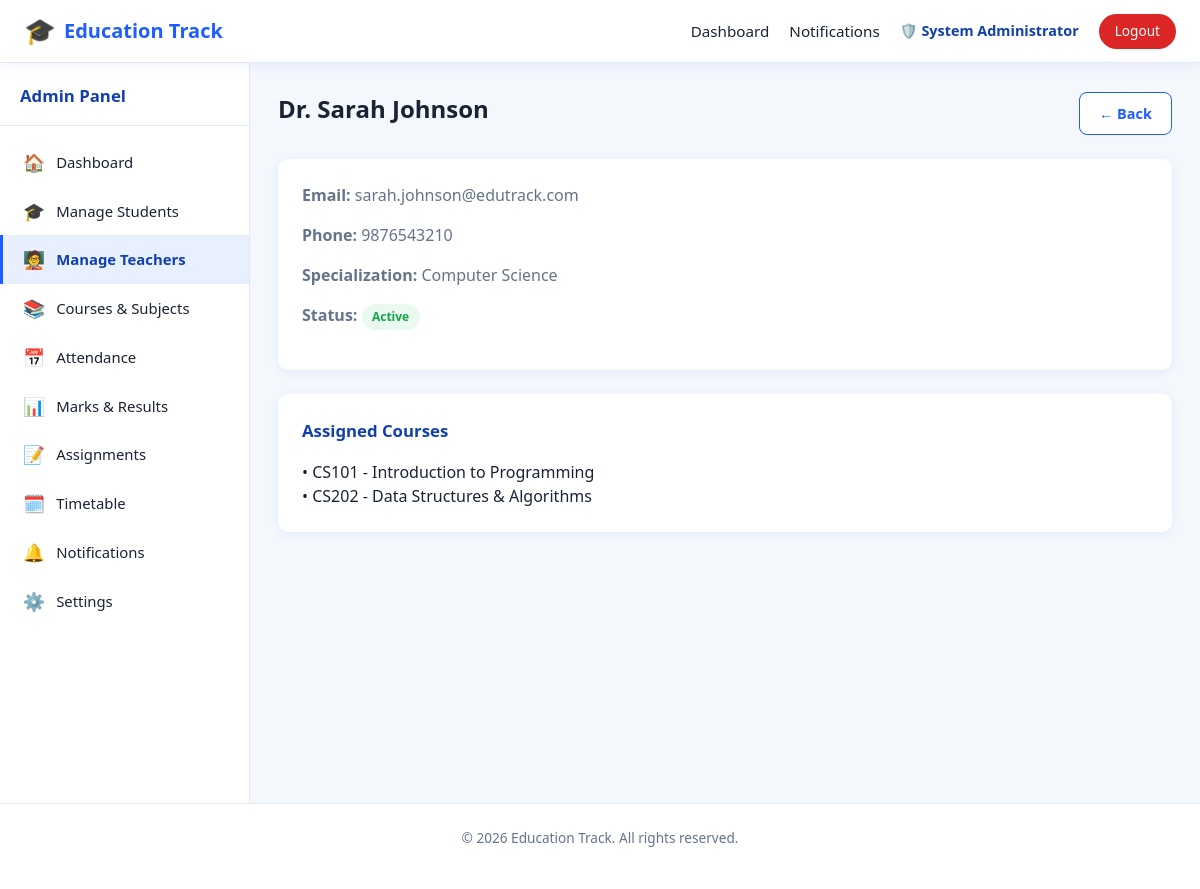
Screenshot of /modules/teacher/view_teacher.php?id=1 (signed in) with the database file from the repository.
### tables this page shows
CREATE TABLE teachers (
    id INT AUTO_INCREMENT PRIMARY KEY,
    full_name VARCHAR(100) NOT NULL,
    email VARCHAR(100) NOT NULL UNIQUE,
    password VARCHAR(255) NOT NULL,
    phone VARCHAR(20),
    specialization VARCHAR(150),
    profile_image VARCHAR(255) DEFAULT 'default.png',
    status ENUM('active','inactive') DEFAULT 'active',
    created_at TIMESTAMP DEFAULT CURRENT_TIMESTAMP
);

CREATE TABLE courses (
    id INT AUTO_INCREMENT PRIMARY KEY,
    course_code VARCHAR(20) NOT NULL UNIQUE,
    course_name VARCHAR(150) NOT NULL,
    description TEXT,
    credits INT DEFAULT 3,
    teacher_id INT NULL,
    created_at TIMESTAMP DEFAULT CURRENT_TIMESTAMP,
    FOREIGN KEY (teacher_id) REFERENCES teachers(id) ON DELETE SET NULL
);

### includes/session.php (called while the page is built, shortened)
<?php
function sanitize(string $value): string
{
    return htmlspecialchars(trim($value), ENT_QUOTES, 'UTF-8');
}

### modules/teacher/view_teacher.php (the view, shortened to what this page needs)
<?php
require_once __DIR__ . '/../../includes/session.php';
$pdo = getDBConnection();
$id = (int) ($_GET['id'] ?? 0);
$stmt = $pdo->prepare('SELECT * FROM teachers WHERE id = :id');
$stmt->execute(['id' => $id]);
$teacher = $stmt->fetch();
$coursesStmt = $pdo->prepare('SELECT course_name, course_code FROM courses WHERE teacher_id = :id');
$coursesStmt->execute(['id' => $id]);
$courses = $coursesStmt->fetchAll();
require_once __DIR__ . '/../../includes/header.php';
require_once __DIR__ . '/../../includes/navbar.php';
?>
<div class="app-layout">
    <?php $sidebarType = 'admin'; $activePage = 'teachers'; require __DIR__ . '/../../includes/sidebar.php'; ?>
    <main class="main-content">
        <div class="page-header">
            <h1><?= sanitize($teacher['full_name']) ?></h1>
            <a href="<?= BASE_URL ?>/admin/teachers.php" class="btn btn-secondary">← Back</a>
        </div>
        <div class="card">
            <p><strong>Email:</strong> <?= sanitize($teacher['email']) ?></p>
            <p><strong>Phone:</strong> <?= sanitize($teacher['phone']) ?></p>
            <p><strong>Specialization:</strong> <?= sanitize($teacher['specialization']) ?></p>
            <p><strong>Status:</strong> <span class="badge <?= $teacher['status']==='active' ? 'badge-success':'badge-danger' ?>"><?= ucfirst($teacher['status']) ?></span></p>
        </div>
        <div class="card">
            <div class="card-title">Assigned Courses</div>
            <?php if (empty($courses)): ?>
                <div class="empty-state">No courses assigned.</div>
            <?php else: ?>
                <ul>
                <?php foreach ($courses as $c): ?>
                    <li>• <?= sanitize($c['course_code']) ?> - <?= sanitize($c['course_name']) ?></li>
                <?php endforeach; ?>
                </ul>
            <?php endif; ?>
        </div>
    </main>
</div>
<?php require_once __DIR__ . '/../../includes/footer.php'; ?>

### assets/css/style.css (style rules this page uses)
:root { --primary: #1e5eff; --primary-dark: #123fb0; --primary-light: #e8f0ff; --secondary: #0ea5e9; --accent: #ffb020; --success: #16a34a; --success-bg: #e9f9ef; --danger: #dc2626; --danger-bg: #fdecec; --warning: #d97706; --warning-bg: #fff7e6; --text-dark: #1a2333; --text-muted: #64748b; --white: #ffffff; --bg-light: #f4f7fc; --border: #e2e8f0; --radius: 10px; --shadow: 0 2px 10px rgba(30, 94, 255, 0.08); --shadow-lg: 0 8px 30px rgba(30, 94, 255, 0.12); --sidebar-width: 250px; }
* { box-sizing: border-box; }
html, body { margin: 0; padding: 0; font-family: 'Segoe UI', Roboto, Helvetica, Arial, sans-serif; background: var(--bg-light); color: var(--text-dark); line-height: 1.5; }
a { text-decoration: none; color: inherit; }
ul { list-style: none; margin: 0; padding: 0; }
h1, h2, h3, h4 { margin: 0 0 .5rem; color: var(--text-dark); }
p { margin: 0 0 1rem; color: var(--text-muted); }
.app-layout { display: flex; min-height: calc(100vh - 60px); max-width: 1500px; margin: 0 auto; }
.main-content { flex: 1; padding: 1.75rem; min-width: 0; }
.page-header { display: flex; justify-content: space-between; align-items: center; flex-wrap: wrap; gap: .75rem; margin-bottom: 1.5rem; }
.page-header h1 { font-size: 1.5rem; }
.btn { display: inline-flex; align-items: center; justify-content: center; gap: .4rem; padding: .6rem 1.2rem; border-radius: 8px; border: none; font-weight: 600; font-size: .9rem; cursor: pointer; transition: transform .1s, box-shadow .15s, background .15s; }
.btn-secondary { background: var(--white); color: var(--primary); border: 1px solid var(--primary); }
.card { background: var(--white); border-radius: var(--radius); box-shadow: var(--shadow); padding: 1.5rem; margin-bottom: 1.5rem; }
.card-title { font-size: 1.05rem; font-weight: 700; margin-bottom: 1rem; color: var(--primary-dark); }
.badge { display: inline-block; padding: .25rem .65rem; border-radius: 20px; font-size: .75rem; font-weight: 700; }
.badge-success { background: var(--success-bg); color: var(--success); }

### rows the page displays
teachers: full_name "Dr. Sarah Johnson", email "sarah.johnson@edutrack.com", phone "9876543210", specialization "Computer Science", status "Active"
courses: course_code "CS101", course_name "Introduction to Programming"
courses: course_code "CS202", course_name "Data Structures & Algorithms"

### other values shown
currentAdminName() "System Administrator"
$link['icon'] "🏠"
$link['label'] "Dashboard"
$link['icon'] "🎓"
$link['label'] "Manage Students"
$link['icon'] "🧑‍🏫"
$link['label'] "Manage Teachers"
$link['icon'] "📚"
$link['label'] "Courses & Subjects"
$link['icon'] "📅"
$link['label'] "Attendance"
$link['icon'] "📊"
$link['label'] "Marks & Results"
$link['icon'] "📝"
$link['label'] "Assignments"
